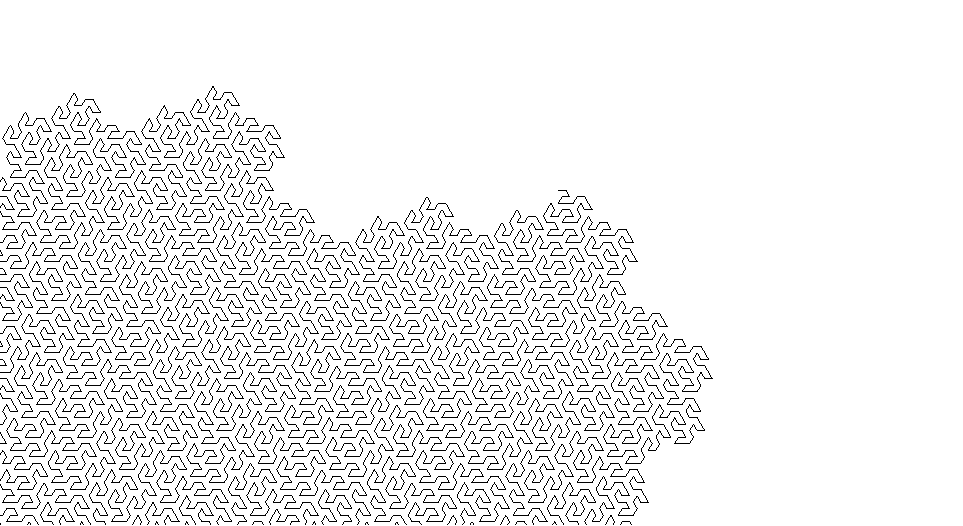

Write the Python code that produced this figure.
from turtle import *
from PIL import Image

axiom = "A"
ruleA = "A-B--B+A++AA+B-"
ruleB = "+A-BB--B-A++A+B"

ITER = 5

setup(5000, 5000)
penup()
goto(100, 100)
pendown()

for _ in range(ITER):
    Lsystem = ""
    for chr in axiom:
        if chr == "A":
            Lsystem += ruleA
        elif chr == "B":
            Lsystem += ruleB
        else:
            Lsystem += chr
    axiom = Lsystem

tracer(0, 0)
hideturtle()
for chr in axiom:
    if chr == "A" or chr == "B":
        forward(10)
    elif chr == "+":
        left(60)
    elif chr == "-":
        right(60)
update()

canvas = getscreen().getcanvas()
canvas.postscript(file="gosper.ps")

turtle_img = Image.open("gosper.ps")
turtle_img.save("gosper.png")
